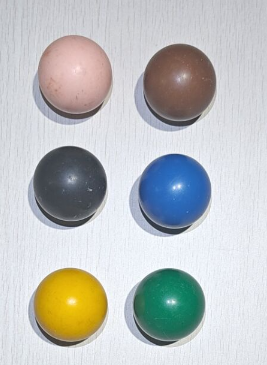
#> input picture ball.png, 267 x 365 px
$ python gradiend.py   (older library calls are emulated)
#> lines starting #> are read from the running program, lines starting #| are printed output that depends on the picture; after the words box and inside, x2 and y2 are one past the last pixel; in counts of white or black regions, pixels touching at a corner belong together
import cv2
import os

gray = cv2.imread("ball.png", cv2.IMREAD_GRAYSCALE)
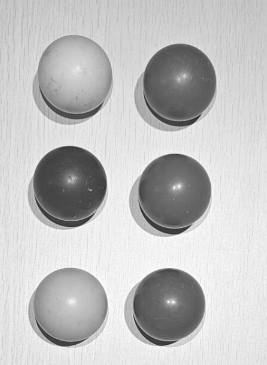
#> gray: shape (365, 267); min 43, max 254, mean 192.7


#高斯拉普拉斯算子
Gossian = cv2.GaussianBlur(gray, (3, 3), 0)
laplacian1 = cv2.Laplacian(Gossian, cv2.CV_64F)
laplacian2 = cv2.Laplacian(gray, cv2.CV_64F)
cv2.imshow("laplacian2", laplacian2)
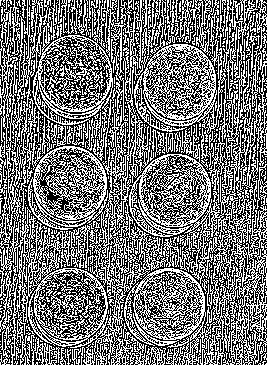
#> window 'laplacian2': shape (365, 267); 46.3% white in thin lines or dots
cv2.imshow("laplacian",laplacian1 )
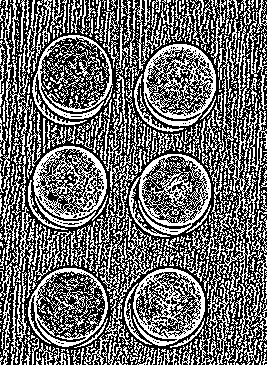
#> window 'laplacian': shape (365, 267); 42.7% white in thin lines or dots

#sobel算子
sobelx = cv2.Sobel(gray, cv2.CV_64F, 1, 0, ksize=5)
sobely = cv2.Sobel(gray, cv2.CV_64F, 0, 1, ksize=5)
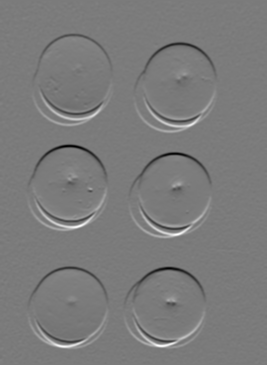
#> sobely: shape (365, 267) float64; min -8242, max 8802, mean 11.1; drawn with min black and max white
cv2.imshow("sobelx", sobelx)
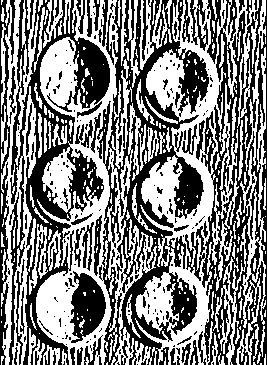
#> window 'sobelx': shape (365, 267); 50.7% white; 266 black regions (185 under 20 px), largest, box (x1, y1, x2, y2) and area: (97, 0, 209, 365) 14515, (9, 0, 110, 365) 11253, (185, 0, 267, 365) 11037
cv2.imshow("sobely", sobely)
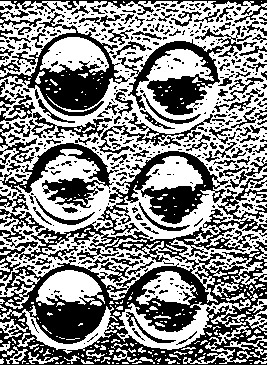
#> window 'sobely': shape (365, 267); 53.6% white; 596 black regions (449 under 20 px), largest, box (x1, y1, x2, y2) and area: (0, 151, 267, 365) 20939, (0, 12, 130, 116) 3761, (118, 26, 242, 115) 3100

#canny算子
canny = cv2.Canny(gray, 180, 280)
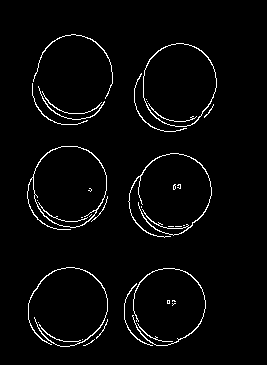
#> canny: shape (365, 267); 2.9% white in thin lines or dots, all inside (x1, y1, x2, y2) = (27, 34, 217, 347)
cv2.imshow("canny", canny)
output_filename = "result_" + os.path.basename("ball.jpg")
output_img = canny.copy ()
cv2.imwrite(output_filename, output_img)
cv2.waitKey(0)
cv2.destroyAllWindows()
